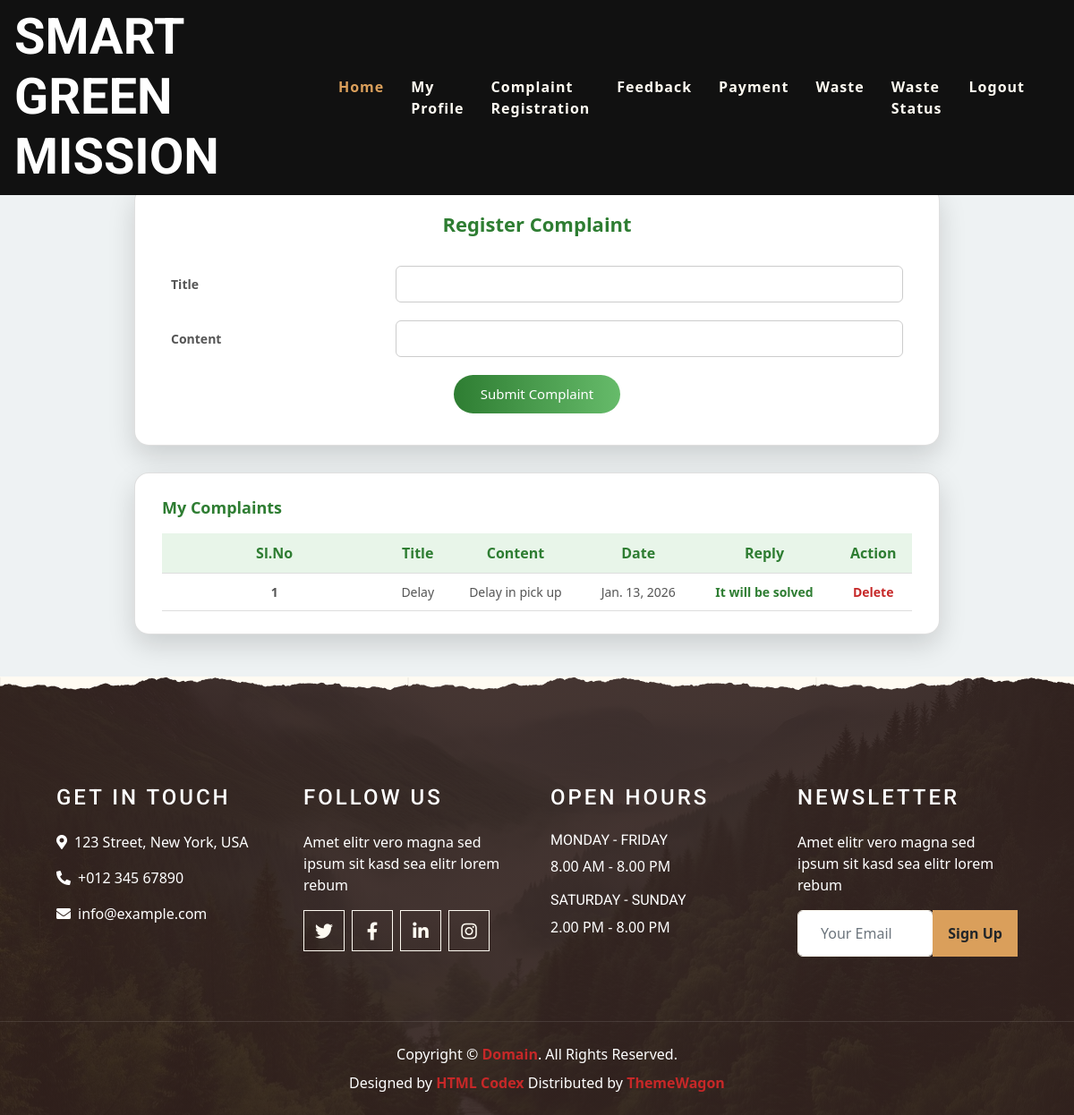
Page /User/Complaint/ (signed in) on the committed database.
### User/models.py (models this page shows)
class tbl_complaint(models.Model):
    complaint_title=models.CharField(max_length=50)
    complaint_content=models.CharField(max_length=50)
    complaint_date=models.DateField(auto_now_add=True)
    complaint_reply=models.CharField(max_length=50,null=True)
    complaint_status=models.IntegerField(default=0)
    user=models.ForeignKey(tbl_user, on_delete=models.CASCADE)

### User/views.py (the view)
# urls.py: path('Complaint/',views.Complaint,name="Complaint"),
def Complaint(request):
    if "uid" not in request.session:
        return redirect("Guest:Login")
    else:
        complaintdata=tbl_complaint.objects.filter(user=request.session['uid'])
        userdata=tbl_user.objects.get(id=request.session['uid'])
        if request.method=="POST":
            title=request.POST.get("txt_title")
            content=request.POST.get("txt_content")
            tbl_complaint.objects.create(complaint_title=title,complaint_content=content,user=userdata)
            return render(request,"User/Complaint.html",{'msg':"Data inserted"})
        else:
            return render(request,"User/Complaint.html",{'complaintdata':complaintdata})

### User/Templates/User/Complaint.html (shortened to what this page needs)
{% extends 'User/Head.html' %}
{% block content %}
<!DOCTYPE html>
<html lang="en">
<head>
</head>
<body>
<form action="" method="post">
<div class="complaint-container">
    <div class="card">
        <div class="title">Register Complaint</div>
        <table>
            <tr>
                <td>Title</td>
                <td><input type="text" name="txt_title"></td>
            </tr>
            <tr>
                <td>Content</td>
                <td><input type="text" name="txt_content"></td>
            </tr>
            <tr>
                <td colspan="2" align="center">
                    <input type="submit" value="Submit Complaint">
                </td>
            </tr>
        </table>
    </div>
    <div class="card">
        <div class="list-title">My Complaints</div>
        <table class="complaint-table">
            <tr>
                <th>Sl.No</th>
                <th>Title</th>
                <th>Content</th>
                <th>Date</th>
                <th>Reply</th>
                <th>Action</th>
            </tr>
            {% for i in complaintdata %}
            <tr>
                <td>{{forloop.counter}}</td>
                <td>{{i.complaint_title}}</td>
                <td>{{i.complaint_content}}</td>
                <td>{{i.complaint_date}}</td>
                <td>
                    {% if i.complaint_status == 1 %}
                        <span class="status-replied">{{i.complaint_reply}}</span>
                    {% else %}
                        <span class="status-pending">Not Replied</span>
                    {% endif %}
                </td>
                <td>
                    <a href="{% url 'User:delcomplaint' i.id %}">Delete</a>
                </td>
            </tr>
            {% endfor %}
        </table>
    </div>
</div>
</form>
</body>
</html>
{% endblock content %}

### User/Templates/User/Complaint.html (style rules this page uses)
body { background: #eef2f3; font-family: "Segoe UI", Tahoma, sans-serif; }
.complaint-container { width: 90%; max-width: 900px; margin: 40px auto; animation: fadeIn 0.7s ease; }
.card { background: #ffffff; border-radius: 16px; box-shadow: 0 12px 30px rgba(0,0,0,0.15); padding: 25px 30px; margin-bottom: 30px; }
.title { text-align: center; font-size: 22px; font-weight: bold; color: #2e7d32; margin-bottom: 20px; }
table { width: 100%; border-collapse: collapse; }
td { padding: 10px; font-size: 14px; }
td:first-child { font-weight: bold; color: #555; width: 30%; }
input[type="text"] { width: 100%; padding: 9px 12px; border-radius: 6px; border: 1px solid #ccc; transition: 0.3s; }
input[type="submit"] { background: linear-gradient(90deg, #2e7d32, #66bb6a); color: white; border: none; padding: 10px 30px; font-size: 15px; border-radius: 22px; cursor: pointer; transition: 0.3s; }
.list-title { font-size: 18px; font-weight: bold; color: #2e7d32; margin-bottom: 15px; }
.complaint-table th, .complaint-table td { border-bottom: 1px solid #ddd; padding: 10px; text-align: center; }
.complaint-table th { background: #e8f5e9; color: #2e7d32; font-weight: bold; }
a { color: #c62828; text-decoration: none; font-weight: bold; }
.status-replied { color: #2e7d32; font-weight: bold; }

### rows in the picture
tbl_complaint: complaint_title "Delay", complaint_content "Delay in pick up", complaint_date "Jan. 13, 2026", complaint_reply "It will be solved"
